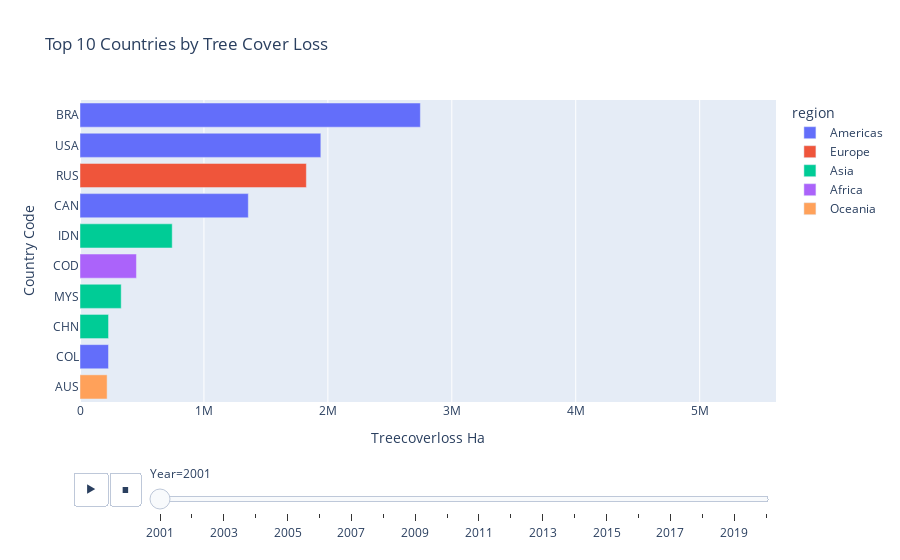
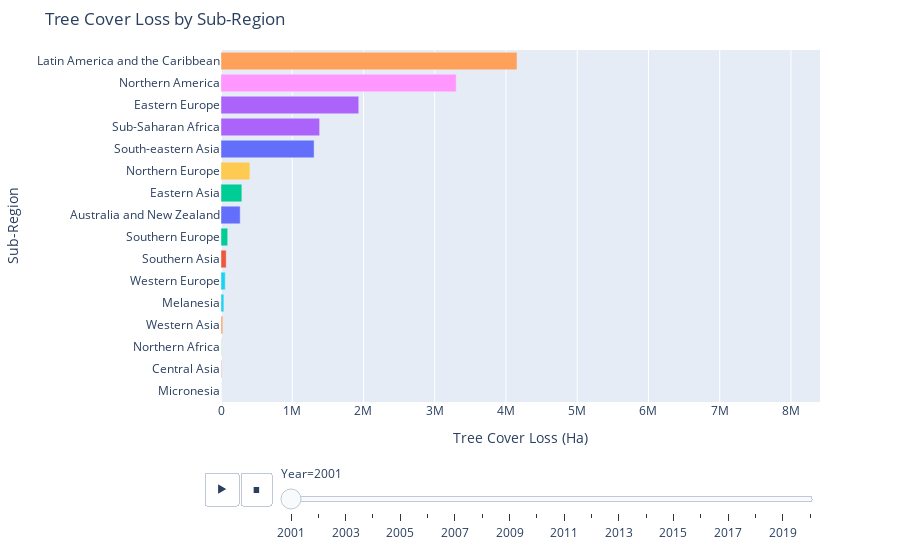

These figures' notebook cell, in order:
### Code cell
visualizer.map_country("TreeCoverLoss_ha", "Global Tree Cover Loss by Country", "Reds","Tree Cover Loss (Ha)", output_mode="show")
visualizer.map_region("TreeCoverLoss_ha", "Global Tree Cover Loss by Sub-Region", "Reds","Tree Cover Loss (Ha)", output_mode="show")
visualizer.top_countries("TreeCoverLoss_ha", "Top 10 Countries by Tree Cover Loss", output_mode="show")
visualizer.top_regions("TreeCoverLoss_ha", "Tree Cover Loss by Sub-Region","Tree Cover Loss (Ha)", output_mode="show")
visualizer.country_trend("USA", "TreeCoverLoss_ha", "Tree Cover Loss for USA by Year", "blue", output_mode="show")
visualizer.global_trend("TreeCoverLoss_ha", "Total Tree Cover Loss Worldwide by Year", "green","Tree Cover Loss (Ha)", output_mode="show")

### Figure 1 — Plotly figure (JSON) as saved in the notebook; plotly's stock layout.template omitted (floating-point values rounded to 4 significant figures)
{"data": [{"alignmentgroup": "True", "hovertemplate": "region=Americas<br>Year=2001<br>Treecoverloss Ha=%{x}<br>Country Code=%{y}<extra></extra>", "legendgroup": "Americas", "marker": {"color": "#636efa", "pattern": {"shape": ""}}, "name": "Americas", "offsetgroup": "Americas", "orientation": "h", "showlegend": true, "textposition": "auto", "type": "bar", "x": [2746000.0, 1943000.0, 1358000.0, 230100.0], "xaxis": "x", "y": ["BRA", "USA", "CAN", "COL"], "yaxis": "y"}, {"alignmentgroup": "True", "hovertemplate": "region=Europe<br>Year=2001<br>Treecoverloss Ha=%{x}<br>Country Code=%{y}<extra></extra>", "legendgroup": "Europe", "marker": {"color": "#EF553B", "pattern": {"shape": ""}}, "name": "Europe", "offsetgroup": "Europe", "orientation": "h", "showlegend": true, "textposition": "auto", "type": "bar", "x": [1827000.0], "xaxis": "x", "y": ["RUS"], "yaxis": "y"}, {"alignmentgroup": "True", "hovertemplate": "region=Asia<br>Year=2001<br>Treecoverloss Ha=%{x}<br>Country Code=%{y}<extra></extra>", "legendgroup": "Asia", "marker": {"color": "#00cc96", "pattern": {"shape": ""}}, "name": "Asia", "offsetgroup": "Asia", "orientation": "h", "showlegend": true, "textposition": "auto", "type": "bar", "x": [744100.0, 332500.0, 230300.0], "xaxis": "x", "y": ["IDN", "MYS", "CHN"], "yaxis": "y"}, {"alignmentgroup": "True", "hovertemplate": "region=Africa<br>Year=2001<br>Treecoverloss Ha=%{x}<br>Country Code=%{y}<extra></extra>", "legendgroup": "Africa", "marker": {"color": "#ab63fa", "pattern": {"shape": ""}}, "name": "Africa", "offsetgroup": "Africa", "orientation": "h", "showlegend": true, "textposition": "auto", "type": "bar", "x": [455500.0], "xaxis": "x", "y": ["COD"], "yaxis": "y"}, {"alignmentgroup": "True", "hovertemplate": "region=Oceania<br>Year=2001<br>Treecoverloss Ha=%{x}<br>Country Code=%{y}<extra></extra>", "legendgroup": "Oceania", "marker": {"color": "#FFA15A", "pattern": {"shape": ""}}, "name": "Oceania", "offsetgroup": "Oceania", "orientation": "h", "showlegend": true, "textposition": "auto", "type": "bar", "x": [218800.0], "xaxis": "x", "y": ["AUS"], "yaxis": "y"}], "layout": {"barmode": "relative", "legend": {"title": {"text": "region"}, "tracegroupgap": 0}, "showlegend": true, "sliders": [{"active": 0, "currentvalue": {"prefix": "Year="}, "len": 0.9, "pad": {"b": 10, "t": 60}, "steps": [{"args": [["2001"], {"frame": {"duration": 0, "redraw": true}, "fromcurrent": true, "mode": "immediate", "transition": {"duration": 0, "easing": "linear"}}], "label": "2001", "method": "animate"}, {"args": [["2002"], {"frame": {"duration": 0, "redraw": true}, "fromcurrent": true, "mode": "immediate", "transition": {"duration": 0, "easing": "linear"}}], "label": "2002", "method": "animate"}, {"args": [["2003"], {"frame": {"duration": 0, "redraw": true}, "fromcurrent": true, "mode": "immediate", "transition": {"duration": 0, "easing": "linear"}}], "label": "2003", "method": "animate"}, {"args": [["2004"], {"frame": {"duration": 0, "redraw": true}, "fromcurrent": true, "mode": "immediate", "transition": {"duration": 0, "easing": "linear"}}], "label": "2004", "method": "animate"}, {"args": [["2005"], {"frame": {"duration": 0, "redraw": true}, "fromcurrent": true, "mode": "immediate", "transition": {"duration": 0, "easing": "linear"}}], "label": "2005", "method": "animate"}, {"args": [["2006"], {"frame": {"duration": 0, "redraw": true}, "fromcurrent": true, "mode": "immediate", "transition": {"duration": 0, "easing": "linear"}}], "label": "2006", "method": "animate"}, {"args": [["2007"], {"frame": {"duration": 0, "redraw": true}, "fromcurrent": true, "mode": "immediate", "transition": {"duration": 0, "easing": "linear"}}], "label": "2007", "method": "animate"}, {"args": [["2008"], {"frame": {"duration": 0, "redraw": true}, "fromcurrent": true, "mode": "immediate", "transition": {"duration": 0, "easing": "linear"}}], "label": "2008", "method": "animate"}, {"args": [["2009"], {"frame": {"duration": 0, "redraw": true}, "fromcurrent": true, "mode": "immediate", "transition": {"duration": 0, "easing": "linear"}}], "label": "2009", "method": "animate"}, {"args": [["2010"], {"frame": {"duration": 0, "redraw": true}, "fromcurrent": true, "mode": "immediate", "transition": {"duration": 0, "easing": "linear"}}], "label": "2010", "method": "animate"}, {"args": [["2011"], {"frame": {"duration": 0, "redraw": true}, "fromcurrent": true, "mode": "immediate", "transition": {"duration": 0, "easing": "linear"}}], "label": "2011", "method": "animate"}, {"args": [["2012"], {"frame": {"duration": 0, "redraw": true}, "fromcurrent": true, "mode": "immediate", "transition": {"duration": 0, "easing": "linear"}}], "label": "2012", "method": "animate"}, {"args": [["2013"], {"frame": {"duration": 0, "redraw": true}, "fromcurrent": true, "mode": "immediate", "transition": {"duration": 0, "easing": "linear"}}], "label": "2013", "method": "animate"}, {"args": [["2014"], {"frame": {"duration": 0, "redraw": true}, "fromcurrent": true, "mode": "immediate", "transition": {"duration": 0, "easing": "linear"}}], "label": "2014", "method": "animate"}, {"args": [["2015"], {"frame": {"duration": 0, "redraw": true}, "fromcurrent": true, "mode": "immediate", "transition": {"duration": 0, "easing": "linear"}}], "label": "2015", "method": "animate"}, {"args": [["2016"], {"frame": {"duration": 0, "redraw": true}, "fromcurrent": true, "mode": "immediate", "transition": {"duration": 0, "easing": "linear"}}], "label": "2016", "method": "animate"}, {"args": [["2017"], {"frame": {"duration": 0, "redraw": true}, "fromcurrent": true, "mode": "immediate", "transition": {"duration": 0, "easing": "linear"}}], "label": "2017", "method": "animate"}, {"args": [["2018"], {"frame": {"duration": 0, "redraw": true}, "fromcurrent": true, "mode": "immediate", "transition": {"duration": 0, "easing": "linear"}}], "label": "2018", "method": "animate"}, {"args": [["2019"], {"frame": {"duration": 0, "redraw": true}, "fromcurrent": true, "mode": "immediate", "transition": {"duration": 0, "easing": "linear"}}], "label": "2019", "method": "animate"}, {"args": [["2020"], {"frame": {"duration": 0, "redraw": true}, "fromcurrent": true, "mode": "immediate", "transition": {"duration": 0, "easing": "linear"}}], "label": "2020", "method": "animate"}], "x": 0.1, "xanchor": "left", "y": 0, "yanchor": "top"}], "title": {"text": "Top 10 Countries by Tree Cover Loss"}, "updatemenus": [{"buttons": [{"args": [null, {"frame": {"duration": 1000, "redraw": true}, "fromcurrent": true, "mode": "immediate", "transition": {"duration": 500, "easing": "linear"}}], "label": "&#9654;", "method": "animate"}, {"args": [[null], {"frame": {"duration": 0, "redraw": true}, "fromcurrent": true, "mode": "immediate", "transition": {"duration": 0, "easing": "linear"}}], "label": "&#9724;", "method": "animate"}], "direction": "left", "pad": {"r": 10, "t": 70}, "showactive": false, "type": "buttons", "x": 0.1, "xanchor": "right", "y": 0, "yanchor": "top"}], "xaxis": {"anchor": "y", "domain": [0, 1], "range": [0, 5616000.0], "title": {"text": "Treecoverloss Ha"}}, "yaxis": {"anchor": "x", "categoryorder": "total ascending", "domain": [0, 1], "title": {"text": "Country Code"}}}}

### Figure 2 — Plotly figure (JSON) as saved in the notebook; plotly's stock layout.template omitted (floating-point values rounded to 4 significant figures)
{"data": [{"alignmentgroup": "True", "hovertemplate": "Sub-Region=%{y}<br>Year=2001<br>Treecoverloss Ha=%{x}<extra></extra>", "legendgroup": "Australia and New Zealand", "marker": {"color": "#636efa", "pattern": {"shape": ""}}, "name": "Australia and New Zealand", "offsetgroup": "Australia and New Zealand", "orientation": "h", "showlegend": true, "textposition": "auto", "type": "bar", "x": [269300.0], "xaxis": "x", "y": ["Australia and New Zealand"], "yaxis": "y"}, {"alignmentgroup": "True", "hovertemplate": "Sub-Region=%{y}<br>Year=2001<br>Treecoverloss Ha=%{x}<extra></extra>", "legendgroup": "Central Asia", "marker": {"color": "#EF553B", "pattern": {"shape": ""}}, "name": "Central Asia", "offsetgroup": "Central Asia", "orientation": "h", "showlegend": true, "textposition": "auto", "type": "bar", "x": [5527.0], "xaxis": "x", "y": ["Central Asia"], "yaxis": "y"}, {"alignmentgroup": "True", "hovertemplate": "Sub-Region=%{y}<br>Year=2001<br>Treecoverloss Ha=%{x}<extra></extra>", "legendgroup": "Eastern Asia", "marker": {"color": "#00cc96", "pattern": {"shape": ""}}, "name": "Eastern Asia", "offsetgroup": "Eastern Asia", "orientation": "h", "showlegend": true, "textposition": "auto", "type": "bar", "x": [292800.0], "xaxis": "x", "y": ["Eastern Asia"], "yaxis": "y"}, {"alignmentgroup": "True", "hovertemplate": "Sub-Region=%{y}<br>Year=2001<br>Treecoverloss Ha=%{x}<extra></extra>", "legendgroup": "Eastern Europe", "marker": {"color": "#ab63fa", "pattern": {"shape": ""}}, "name": "Eastern Europe", "offsetgroup": "Eastern Europe", "orientation": "h", "showlegend": true, "textposition": "auto", "type": "bar", "x": [1934000.0], "xaxis": "x", "y": ["Eastern Europe"], "yaxis": "y"}, {"alignmentgroup": "True", "hovertemplate": "Sub-Region=%{y}<br>Year=2001<br>Treecoverloss Ha=%{x}<extra></extra>", "legendgroup": "Latin America and the Caribbean", "marker": {"color": "#FFA15A", "pattern": {"shape": ""}}, "name": "Latin America and the Caribbean", "offsetgroup": "Latin America and the Caribbean", "orientation": "h", "showlegend": true, "textposition": "auto", "type": "bar", "x": [4155000.0], "xaxis": "x", "y": ["Latin America and the Caribbean"], "yaxis": "y"}, {"alignmentgroup": "True", "hovertemplate": "Sub-Region=%{y}<br>Year=2001<br>Treecoverloss Ha=%{x}<extra></extra>", "legendgroup": "Melanesia", "marker": {"color": "#19d3f3", "pattern": {"shape": ""}}, "name": "Melanesia", "offsetgroup": "Melanesia", "orientation": "h", "showlegend": true, "textposition": "auto", "type": "bar", "x": [40110.0], "xaxis": "x", "y": ["Melanesia"], "yaxis": "y"}, {"alignmentgroup": "True", "hovertemplate": "Sub-Region=%{y}<br>Year=2001<br>Treecoverloss Ha=%{x}<extra></extra>", "legendgroup": "Micronesia", "marker": {"color": "#FF6692", "pattern": {"shape": ""}}, "name": "Micronesia", "offsetgroup": "Micronesia", "orientation": "h", "showlegend": true, "textposition": "auto", "type": "bar", "x": [54.23], "xaxis": "x", "y": ["Micronesia"], "yaxis": "y"}, {"alignmentgroup": "True", "hovertemplate": "Sub-Region=%{y}<br>Year=2001<br>Treecoverloss Ha=%{x}<extra></extra>", "legendgroup": "Northern Africa", "marker": {"color": "#B6E880", "pattern": {"shape": ""}}, "name": "Northern Africa", "offsetgroup": "Northern Africa", "orientation": "h", "showlegend": true, "textposition": "auto", "type": "bar", "x": [5760.0], "xaxis": "x", "y": ["Northern Africa"], "yaxis": "y"}, {"alignmentgroup": "True", "hovertemplate": "Sub-Region=%{y}<br>Year=2001<br>Treecoverloss Ha=%{x}<extra></extra>", "legendgroup": "Northern America", "marker": {"color": "#FF97FF", "pattern": {"shape": ""}}, "name": "Northern America", "offsetgroup": "Northern America", "orientation": "h", "showlegend": true, "textposition": "auto", "type": "bar", "x": [3301000.0], "xaxis": "x", "y": ["Northern America"], "yaxis": "y"}, {"alignmentgroup": "True", "hovertemplate": "Sub-Region=%{y}<br>Year=2001<br>Treecoverloss Ha=%{x}<extra></extra>", "legendgroup": "Northern Europe", "marker": {"color": "#FECB52", "pattern": {"shape": ""}}, "name": "Northern Europe", "offsetgroup": "Northern Europe", "orientation": "h", "showlegend": true, "textposition": "auto", "type": "bar", "x": [405600.0], "xaxis": "x", "y": ["Northern Europe"], "yaxis": "y"}, {"alignmentgroup": "True", "hovertemplate": "Sub-Region=%{y}<br>Year=2001<br>Treecoverloss Ha=%{x}<extra></extra>", "legendgroup": "South-eastern Asia", "marker": {"color": "#636efa", "pattern": {"shape": ""}}, "name": "South-eastern Asia", "offsetgroup": "South-eastern Asia", "orientation": "h", "showlegend": true, "textposition": "auto", "type": "bar", "x": [1307000.0], "xaxis": "x", "y": ["South-eastern Asia"], "yaxis": "y"}, {"alignmentgroup": "True", "hovertemplate": "Sub-Region=%{y}<br>Year=2001<br>Treecoverloss Ha=%{x}<extra></extra>", "legendgroup": "Southern Asia", "marker": {"color": "#EF553B", "pattern": {"shape": ""}}, "name": "Southern Asia", "offsetgroup": "Southern Asia", "orientation": "h", "showlegend": true, "textposition": "auto", "type": "bar", "x": [73170.0], "xaxis": "x", "y": ["Southern Asia"], "yaxis": "y"}, {"alignmentgroup": "True", "hovertemplate": "Sub-Region=%{y}<br>Year=2001<br>Treecoverloss Ha=%{x}<extra></extra>", "legendgroup": "Southern Europe", "marker": {"color": "#00cc96", "pattern": {"shape": ""}}, "name": "Southern Europe", "offsetgroup": "Southern Europe", "orientation": "h", "showlegend": true, "textposition": "auto", "type": "bar", "x": [94220.0], "xaxis": "x", "y": ["Southern Europe"], "yaxis": "y"}, {"alignmentgroup": "True", "hovertemplate": "Sub-Region=%{y}<br>Year=2001<br>Treecoverloss Ha=%{x}<extra></extra>", "legendgroup": "Sub-Saharan Africa", "marker": {"color": "#ab63fa", "pattern": {"shape": ""}}, "name": "Sub-Saharan Africa", "offsetgroup": "Sub-Saharan Africa", "orientation": "h", "showlegend": true, "textposition": "auto", "type": "bar", "x": [1384000.0], "xaxis": "x", "y": ["Sub-Saharan Africa"], "yaxis": "y"}, {"alignmentgroup": "True", "hovertemplate": "Sub-Region=%{y}<br>Year=2001<br>Treecoverloss Ha=%{x}<extra></extra>", "legendgroup": "Western Asia", "marker": {"color": "#FFA15A", "pattern": {"shape": ""}}, "name": "Western Asia", "offsetgroup": "Western Asia", "orientation": "h", "showlegend": true, "textposition": "auto", "type": "bar", "x": [25070.0], "xaxis": "x", "y": ["Western Asia"], "yaxis": "y"}, {"alignmentgroup": "True", "hovertemplate": "Sub-Region=%{y}<br>Year=2001<br>Treecoverloss Ha=%{x}<extra></extra>", "legendgroup": "Western Europe", "marker": {"color": "#19d3f3", "pattern": {"shape": ""}}, "name": "Western Europe", "offsetgroup": "Western Europe", "orientation": "h", "showlegend": true, "textposition": "auto", "type": "bar", "x": [59580.0], "xaxis": "x", "y": ["Western Europe"], "yaxis": "y"}], "layout": {"barmode": "relative", "legend": {"title": {"text": "Sub-Region"}, "tracegroupgap": 0}, "margin": {"b": 50, "t": 50}, "showlegend": false, "sliders": [{"active": 0, "currentvalue": {"prefix": "Year="}, "len": 0.9, "pad": {"b": 10, "t": 60}, "steps": [{"args": [["2001"], {"frame": {"duration": 0, "redraw": true}, "fromcurrent": true, "mode": "immediate", "transition": {"duration": 0, "easing": "linear"}}], "label": "2001", "method": "animate"}, {"args": [["2002"], {"frame": {"duration": 0, "redraw": true}, "fromcurrent": true, "mode": "immediate", "transition": {"duration": 0, "easing": "linear"}}], "label": "2002", "method": "animate"}, {"args": [["2003"], {"frame": {"duration": 0, "redraw": true}, "fromcurrent": true, "mode": "immediate", "transition": {"duration": 0, "easing": "linear"}}], "label": "2003", "method": "animate"}, {"args": [["2004"], {"frame": {"duration": 0, "redraw": true}, "fromcurrent": true, "mode": "immediate", "transition": {"duration": 0, "easing": "linear"}}], "label": "2004", "method": "animate"}, {"args": [["2005"], {"frame": {"duration": 0, "redraw": true}, "fromcurrent": true, "mode": "immediate", "transition": {"duration": 0, "easing": "linear"}}], "label": "2005", "method": "animate"}, {"args": [["2006"], {"frame": {"duration": 0, "redraw": true}, "fromcurrent": true, "mode": "immediate", "transition": {"duration": 0, "easing": "linear"}}], "label": "2006", "method": "animate"}, {"args": [["2007"], {"frame": {"duration": 0, "redraw": true}, "fromcurrent": true, "mode": "immediate", "transition": {"duration": 0, "easing": "linear"}}], "label": "2007", "method": "animate"}, {"args": [["2008"], {"frame": {"duration": 0, "redraw": true}, "fromcurrent": true, "mode": "immediate", "transition": {"duration": 0, "easing": "linear"}}], "label": "2008", "method": "animate"}, {"args": [["2009"], {"frame": {"duration": 0, "redraw": true}, "fromcurrent": true, "mode": "immediate", "transition": {"duration": 0, "easing": "linear"}}], "label": "2009", "method": "animate"}, {"args": [["2010"], {"frame": {"duration": 0, "redraw": true}, "fromcurrent": true, "mode": "immediate", "transition": {"duration": 0, "easing": "linear"}}], "label": "2010", "method": "animate"}, {"args": [["2011"], {"frame": {"duration": 0, "redraw": true}, "fromcurrent": true, "mode": "immediate", "transition": {"duration": 0, "easing": "linear"}}], "label": "2011", "method": "animate"}, {"args": [["2012"], {"frame": {"duration": 0, "redraw": true}, "fromcurrent": true, "mode": "immediate", "transition": {"duration": 0, "easing": "linear"}}], "label": "2012", "method": "animate"}, {"args": [["2013"], {"frame": {"duration": 0, "redraw": true}, "fromcurrent": true, "mode": "immediate", "transition": {"duration": 0, "easing": "linear"}}], "label": "2013", "method": "animate"}, {"args": [["2014"], {"frame": {"duration": 0, "redraw": true}, "fromcurrent": true, "mode": "immediate", "transition": {"duration": 0, "easing": "linear"}}], "label": "2014", "method": "animate"}, {"args": [["2015"], {"frame": {"duration": 0, "redraw": true}, "fromcurrent": true, "mode": "immediate", "transition": {"duration": 0, "easing": "linear"}}], "label": "2015", "method": "animate"}, {"args": [["2016"], {"frame": {"duration": 0, "redraw": true}, "fromcurrent": true, "mode": "immediate", "transition": {"duration": 0, "easing": "linear"}}], "label": "2016", "method": "animate"}, {"args": [["2017"], {"frame": {"duration": 0, "redraw": true}, "fromcurrent": true, "mode": "immediate", "transition": {"duration": 0, "easing": "linear"}}], "label": "2017", "method": "animate"}, {"args": [["2018"], {"frame": {"duration": 0, "redraw": true}, "fromcurrent": true, "mode": "immediate", "transition": {"duration": 0, "easing": "linear"}}], "label": "2018", "method": "animate"}, {"args": [["2019"], {"frame": {"duration": 0, "redraw": true}, "fromcurrent": true, "mode": "immediate", "transition": {"duration": 0, "easing": "linear"}}], "label": "2019", "method": "animate"}, {"args": [["2020"], {"frame": {"duration": 0, "redraw": true}, "fromcurrent": true, "mode": "immediate", "transition": {"duration": 0, "easing": "linear"}}], "label": "2020", "method": "animate"}], "x": 0.1, "xanchor": "left", "y": 0, "yanchor": "top"}], "title": {"text": "Tree Cover Loss by Sub-Region"}, "updatemenus": [{"buttons": [{"args": [null, {"frame": {"duration": 1000, "redraw": true}, "fromcurrent": true, "mode": "immediate", "transition": {"duration": 500, "easing": "linear"}}], "label": "&#9654;", "method": "animate"}, {"args": [[null], {"frame": {"duration": 0, "redraw": true}, "fromcurrent": true, "mode": "immediate", "transition": {"duration": 0, "easing": "linear"}}], "label": "&#9724;", "method": "animate"}], "direction": "left", "pad": {"r": 10, "t": 70}, "showactive": false, "type": "buttons", "x": 0.1, "xanchor": "right", "y": 0, "yanchor": "top"}], "xaxis": {"anchor": "y", "domain": [0, 1], "range": [0, 8408000.0], "title": {"text": "Tree Cover Loss (Ha)"}}, "yaxis": {"anchor": "x", "categoryarray": ["Western Europe", "Western Asia", "Sub-Saharan Africa", "Southern Europe", "Southern Asia", "South-eastern Asia", "Northern Europe", "Northern America", "Northern Africa", "Micronesia", "Melanesia", "Latin America and the Caribbean", "Eastern Europe", "Eastern Asia", "Central Asia", "Australia and New Zealand"], "categoryorder": "total ascending", "domain": [0, 1], "title": {"text": "Sub-Region"}}}}
